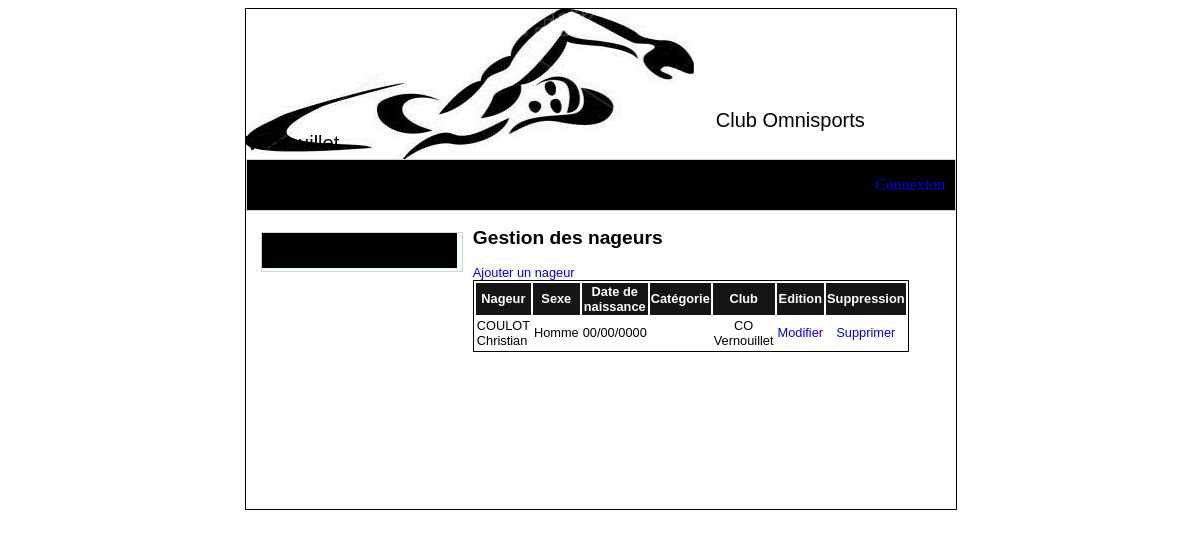
Page /ges_nageurs.php on the earlier database version.
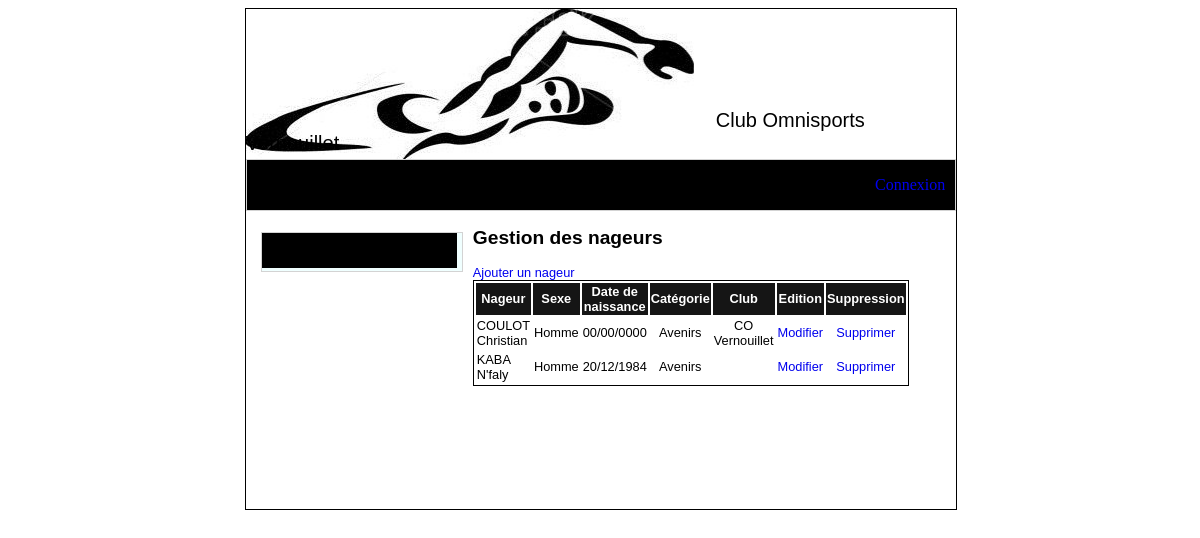
Same page on the later database version.
### tables this page shows
CREATE TABLE IF NOT EXISTS `nageur` (
  `id_nageur` int(11) NOT NULL AUTO_INCREMENT,
  `nom_nageur` varchar(50) NOT NULL,
  `prenom_nageur` varchar(50) NOT NULL,
  `sexe` varchar(50) NOT NULL,
  `annee_naissance` date NOT NULL,
  `age` int(11) NOT NULL,
  `id_categorie` int(11) NOT NULL,
  `club` varchar(50) NOT NULL,
  PRIMARY KEY (`id_nageur`),
  KEY `id_categorie` (`id_categorie`)
);

CREATE TABLE IF NOT EXISTS `categorie` (
  `id_categorie` int(11) NOT NULL AUTO_INCREMENT,
  `nom_categorie` varchar(50) NOT NULL,
  `description` text NOT NULL,
  `sexe` varchar(50) NOT NULL,
  PRIMARY KEY (`id_categorie`)
);

### ges_nageurs.php (the view, shortened to what this page needs)
<?php
include 'header.php';
?>
<div id="contenu">
    <h2>Gestion des nageurs</h2>
    <a href="formulaire_ajout_nouveau_nageur.php">Ajouter un nageur</a><br>
    <table>
        <tr>
            <th>Nageur</th>
            <th>Sexe</th>
            <th>Date de naissance</th>
            <th>Catégorie</th>
            <th>Club</th>
            <th>Edition</th>
            <th>Suppression</th>
        </tr>
        <?php
        $res = mysql_query("SELECT * FROM `nageur`") or die(mysql_error());
        if (mysql_numrows($res) == 0) {
            echo '<tr><td colspan="4" align="center">Contenu vide</td></tr>';
        } else {
            while ($line = mysql_fetch_array($res)) {
                $res_cat = mysql_query("SELECT * FROM `categorie` WHERE `id_categorie` = " . $line['id_categorie']);
                $cat = mysql_fetch_array($res_cat);
                $date = explode("-", $line["annee_naissance"]);
                ?>
                <tr>
                    <td><?= $line['nom_nageur'] . ' ' . $line['prenom_nageur'] ?></td>
                    <td align="center"><?= $line['sexe'] ?></td>
                    <td align="center"><?= $date[2].'/'.$date[1].'/'.$date[0] ?></td>
                    <td align="center"><?= $cat['nom_categorie'] ?></td>
                    <td align="center"><?= $line['club'] ?></td>
                    <td align="center"><a href="formulaire_modifier_nageur.php?id=<?= $line['id_nageur'] ?>">Modifier</a></td>
                    <td align="center"><a href="supprimer_nageur.php?id=<?= $line['id_nageur'] ?>" onclick="return confirm('Voulez vous supprimer ce nageur?')">Supprimer</a></td>
                </tr>
                <?php
            }
        }
        ?>
    </table>
</div>
</div>
<?php include 'footer.php'; ?>

Differences in the rows shown:
changed nageur "COULOT": id_categorie.nom_categorie (not shown) → "Avenirs"
added nageur: nom_nageur "KABA", prenom_nageur "N'faly", sexe "Homme", annee_naissance "20", annee_naissance "12", annee_naissance "1984", id_categorie.nom_categorie "Avenirs"
